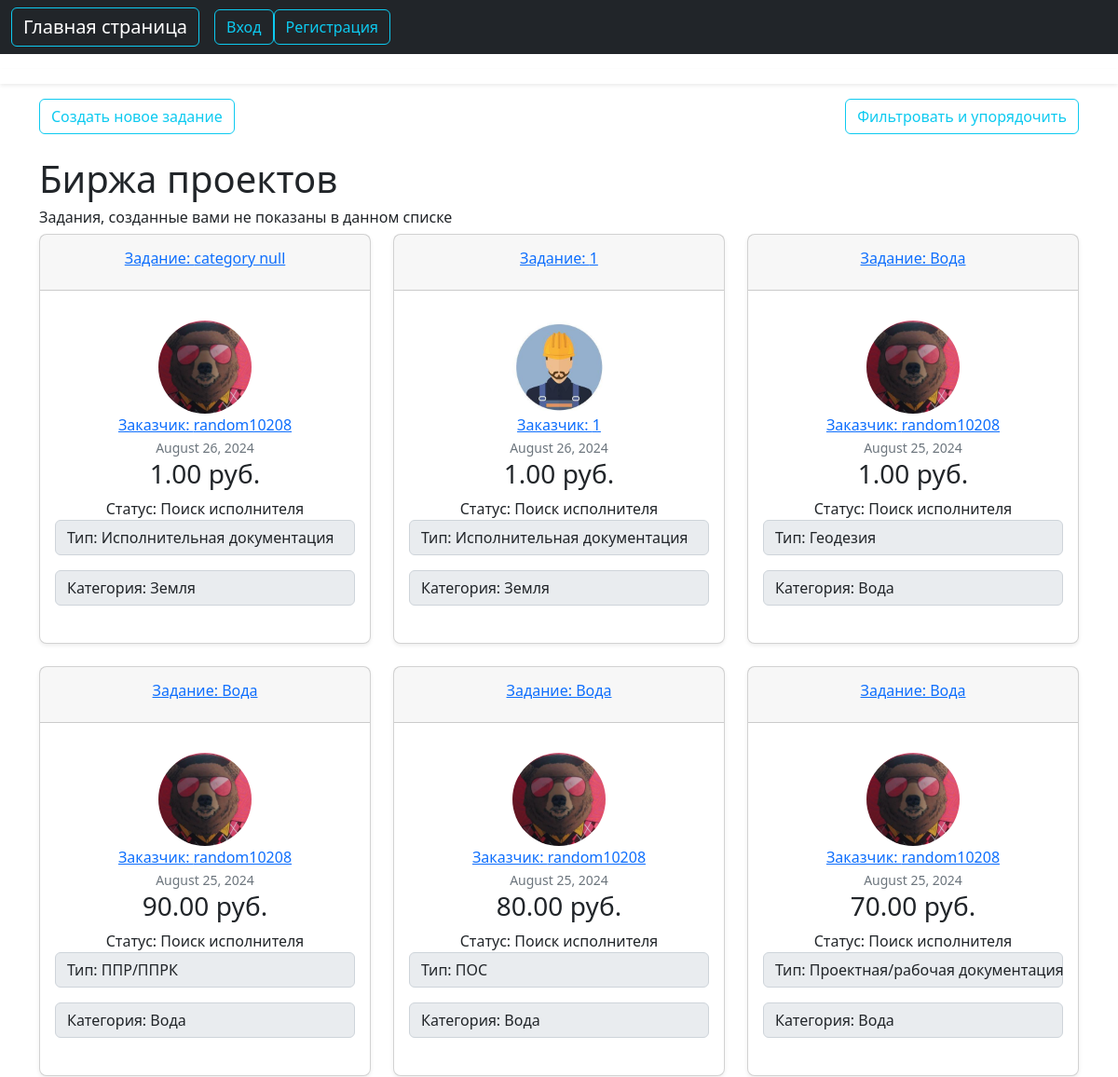
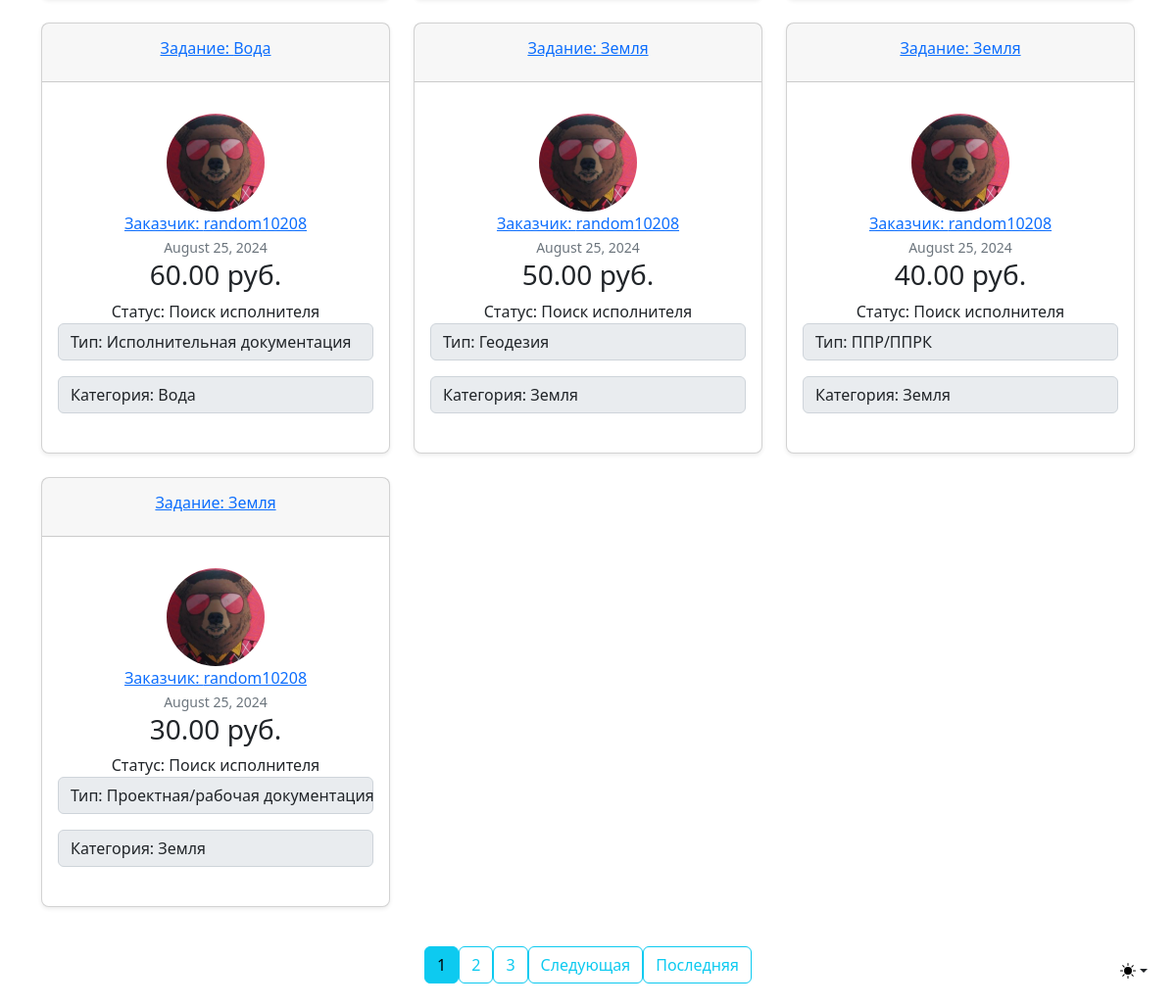
The app's page /task_client, older data (2 pictures, top to bottom).
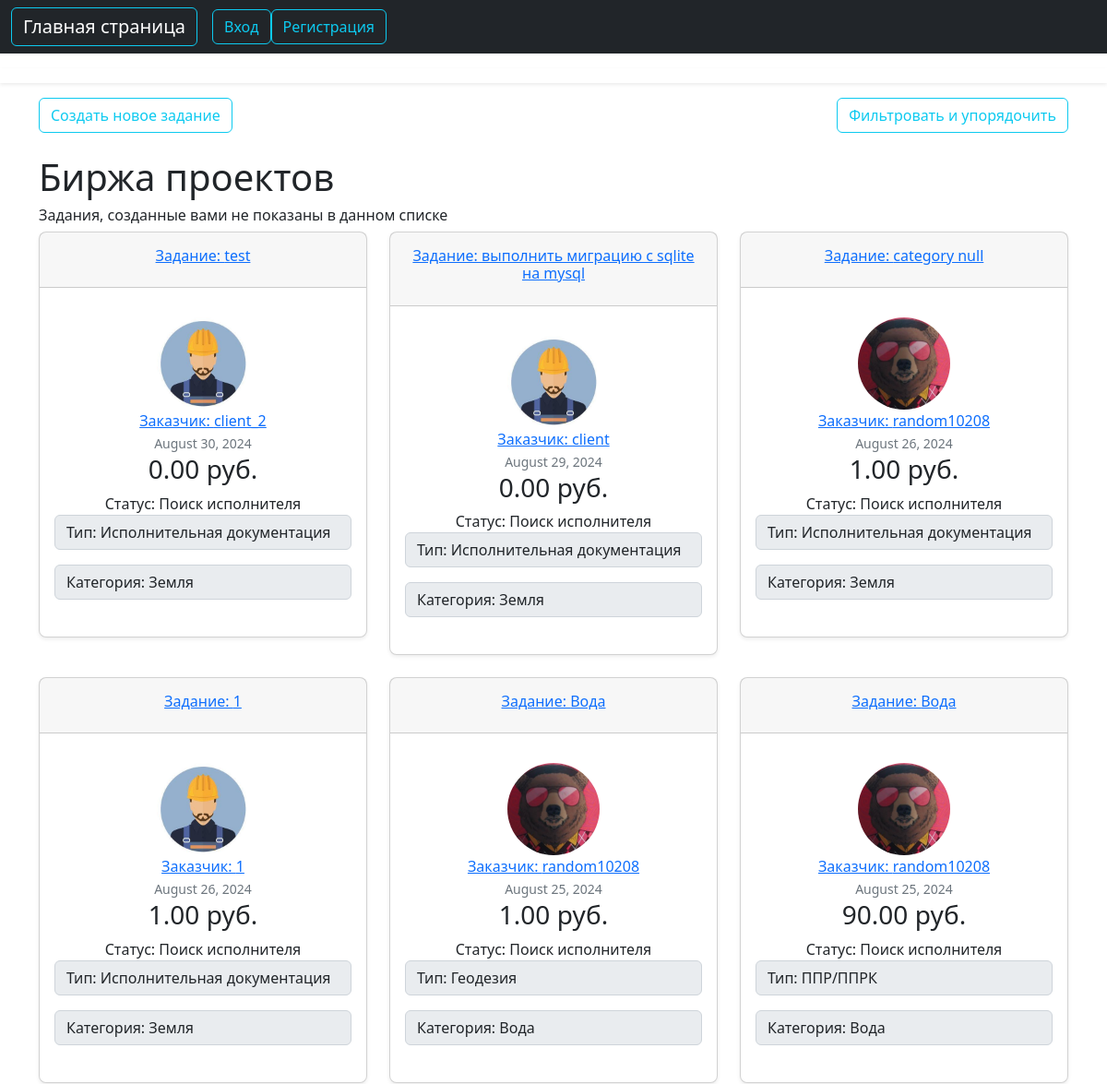
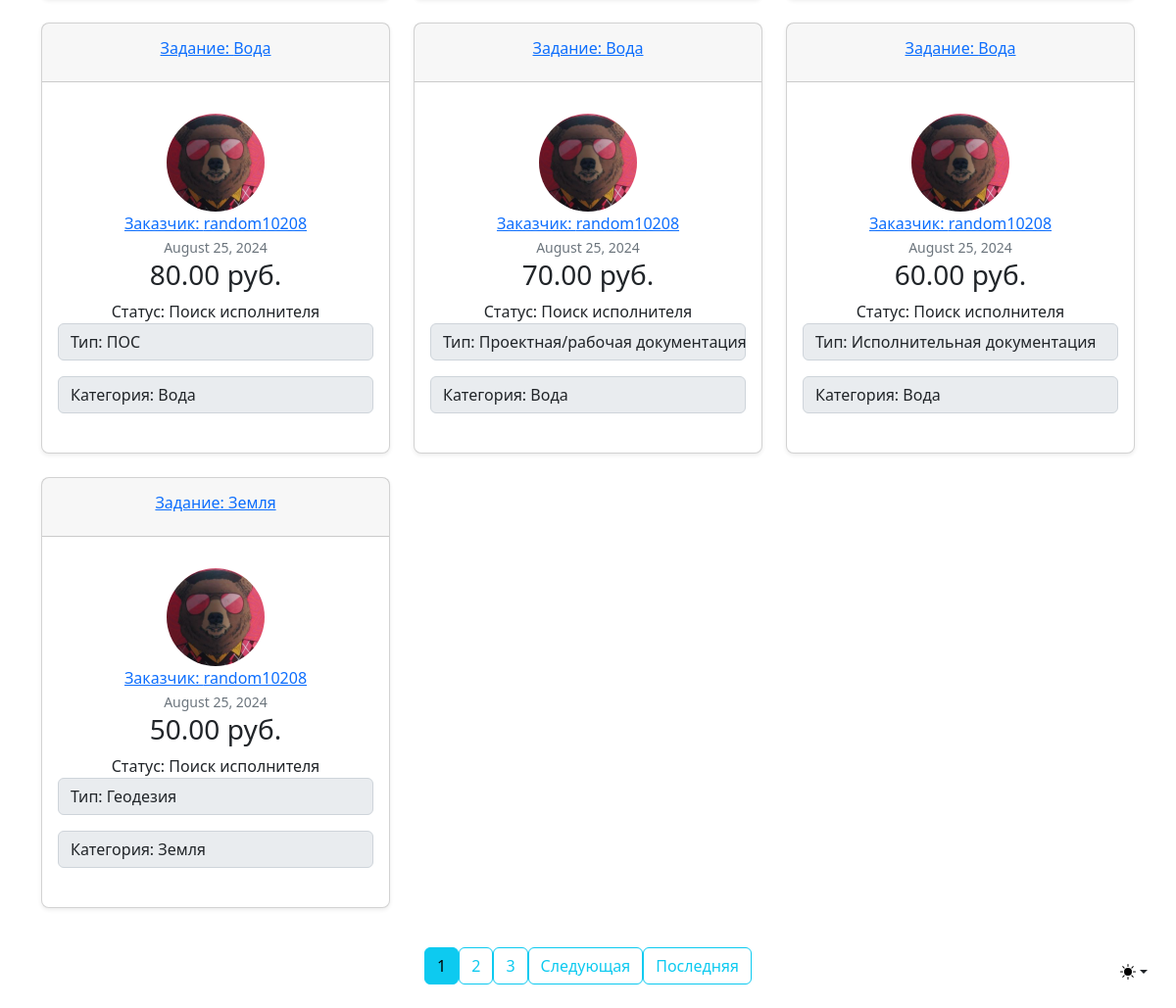
The same page, newer data (2 pictures, top to bottom).
### searchwork/models.py (models this page shows, shortened)
class Task(models.Model):
    title = models.CharField(max_length=100)
    content = models.TextField()
    date_posted = models.DateTimeField(default=timezone.now)
    author = models.ForeignKey(User, on_delete=models.CASCADE, related_name="client_user")
    worker = models.ForeignKey(User, on_delete=models.SET_NULL, null=True, related_name="worker_user")
    status = models.CharField(max_length=200, choices=STATUS_CHOICES, default='Поиск исполнителя')
    budget = models.DecimalField(max_digits=18, decimal_places=2, default=0.00)
    type = models.CharField(max_length=200, choices=TYPE_CHOICES, null=False, default='Исполнительная документация')
    category = models.CharField(max_length=200, choices=CATEGORY_CHOICES, null=False, default='Земля')

### users/models.py (models this page shows, shortened)
class Profile(models.Model):
    user = models.OneToOneField(User, on_delete=models.CASCADE)
    image = models.ImageField(default='default.jpg', upload_to='profile_pics')

### searchwork/views.py (the view)
# urls.py: path('task_client', TaskClientListView.as_view(), name='tasks-home-client'),
class TaskClientListView(ListView):
    model = Task
    template_name = 'searchwork/home_client.html'
    context_object_name = 'tasks'
    ordering = ['-date_posted']
    paginate_by = 10

### searchwork/templates/searchwork/home_client.html (shortened to what this page needs)
{% extends "searchwork/base_client.html" %}
{% block content %}
        {% if tasks %}
<div class="d-flex justify-content-between">
            <a class="btn btn-outline-info" href="{% url 'task-create' %}">Создать новое задание</a>
<div>
            <a class="btn btn-outline-info" href="{% url 'filter-home-client' %}">Фильтровать и упорядочить</a>
</div>
</div>
<br/>
            <h1>Биржа проектов</h1>
            <h6>Задания, созданные вами не показаны в данном списке</h6>
            <div class="row row-cols-1 row-cols-md-3 mb-3 text-center">
                {% for task in tasks %}
                    {% if task.author != user %}
                      <div class="col">
                        <div class="card mb-4 rounded-3 shadow-sm">
                          <div class="card-header py-3">
                              <a class="card-title pricing-card-title" href="{% url 'task-detail-client' task.id %}"><h6>Задание: {{ task.title }}</h6></a>
                          </div>
                          <div class="card-body">
                            <ul class="list-unstyled mt-3 mb-4">
                              <li>
                                  <img class="rounded-circle article-img" src="{{ task.author.profile.image.url }}" width="100" height="100" alt="аватар заказчика">
                              </li>
                                <li><a class="mr-2" href="{% url 'user-tasks' task.author.username %}">Заказчик: {{ task.author }}</a></li>
                              <li><small class="text-muted">{{ task.date_posted|date:"F d, Y" }}</small></li>
                                <li><h3>{{ task.budget }} руб.</h3></li>
                              <li>Статус: {{ task.status }}</li>
                                <p class="input-group-text">Тип: {{ task.type }}</p>
                                <p class="input-group-text">Категория: {{ task.category }}</p>
                            </ul>
                          </div>
                        </div>
                      </div>
                    {% endif %}
                {% endfor %}
            </div>
        {% else %}
            <h1>В системе пока не зарегистрировано ни одного задания.</h1>
            <a class="btn btn-outline-info" href="{% url 'client' %}">Стать заказчиком</a>
        {% endif %}
    <div class="pagination justify-content-center">
        {% if is_paginated %}
          {% for num in page_obj.paginator.page_range %}
            {% if page_obj.number == num %}
              <a class="btn btn-info mb-4 mr-1" href="?page={{ num }}">{{ num }}</a>
            {% elif num > page_obj.number|add:'-3' and num < page_obj.number|add:'3' %}
              <a class="btn btn-outline-info mb-4 mr-1" href="?page={{ num }}">{{ num }}</a>
            {% endif %}
          {% endfor %}
          {% if page_obj.has_next %}
            <a class="btn btn-outline-info mb-4 mr-1" href="?page={{ page_obj.next_page_number }}">Следующая</a>
            <a class="btn btn-outline-info mb-4 mr-1" href="?page={{ page_obj.paginator.num_pages }}">Последняя</a>
          {% endif %}
        {% endif %}
    </div>
{% endblock content %}

Row changes from the older to the newer data that the page shows:
no longer on this page (row unchanged): Task: title "Земля", author.profile.image (picture), author "random10208", date_posted "August 25, 2024", budget "40.00", status "Поиск исполнителя", type "ППР/ППРК", category "Земля"
no longer on this page (row unchanged): Task: title "Земля", author.profile.image (picture), author "random10208", date_posted "August 25, 2024", budget "30.00", status "Поиск исполнителя", type "Проектная/рабочая документация", category "Земля"
added Task: title "test", author.profile.image (placeholder picture), author "client_2", date_posted "August 30, 2024", budget "0.00", status "Поиск исполнителя", type "Исполнительная документация", category "Земля"
added Task: title "выполнить миграцию с sqlite на mysql", author.profile.image (placeholder picture), author "client", date_posted "August 29, 2024", budget "0.00", status "Поиск исполнителя", type "Исполнительная документация", category "Земля"
